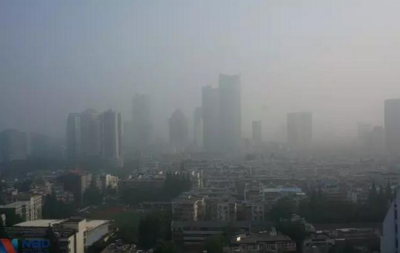
#> input picture data/dataset1/fogsmog/4099.jpg, 400 x 253 px
$ jupyter execute --allow-errors test_method1.ipynb
#> lines starting #> are read from the running program, lines starting #| are printed output that depends on the picture
Test the saved models

[cell 1]
import os
import joblib
import numpy as np
import pandas as pd
import json
from sklearn.metrics import classification_report
from sklearn.model_selection import train_test_split

[cell 2]
BEST_FEATURE_SETS = 'results/best_feature_sets.json'
MODELS_DIR = 'models'
FEATURES_DIR = 'extracted_features'
RESULTS_DIR = 'results'

[cell 3]
with open(BEST_FEATURE_SETS, 'r') as f:
#> (reads results/best_feature_sets.json from the repository)
#> further down, image is the input picture: shape (253, 400, 3); mean B, G, R 121.9, 118.1, 112.7
#> `image_resized = cv2.resize(image_rgb, (128, 128))`:
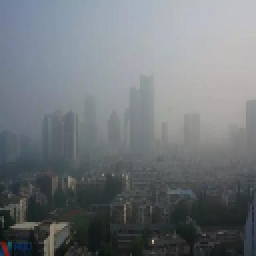
#> image_resized: shape (128, 128, 3) (shown 2 times larger); mean R, G, B 112.7, 118, 121.9
    models_best_feature_sets = json.load(f)

[cell 4]
models_summary_list = []

#> (the rest of this cell did not finish here and is left out)

Now, let's demonstrate a test for a single image

[cell 5]
import random
import cv2
import matplotlib.pyplot as plt
from ipynb.fs.full.feature_extraction import extract_all_features_for_image

#> (a cell that did not finish here is left out)
